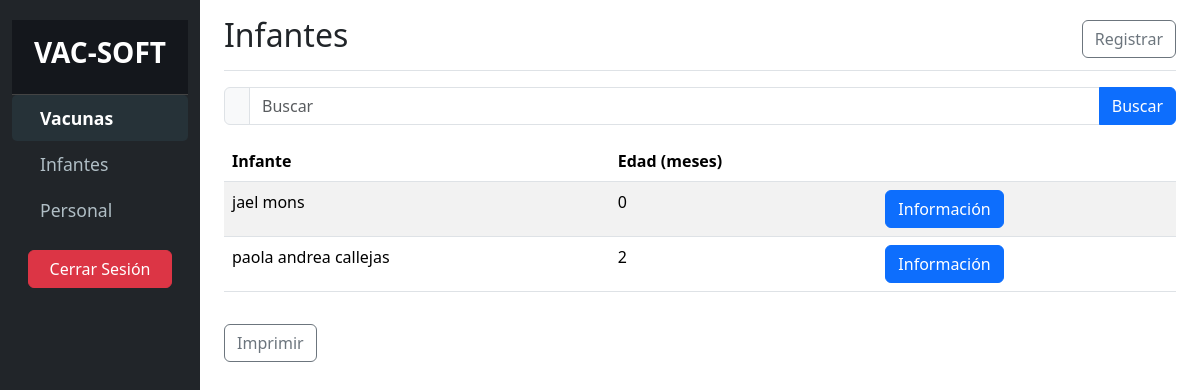
Screenshot of /infantes.php (signed in) with the database file from the repository.
### infantes.php (the view, shortened to what this page needs)
<?php
include_once 'conexion.php';
$searchTerm = isset($_GET['search']) ? $_GET['search'] : '';
$query = "SELECT id, nombre, apellido_paterno, fecha_nacimiento FROM niños";
$result = $conn->query($query);
function calcularEdadEnMeses($fechaNacimiento)
{
    $fechaActual = new DateTime();
    $fechaNac = new DateTime($fechaNacimiento);
    $diferencia = $fechaActual->diff($fechaNac);
    return ($diferencia->y * 12) + $diferencia->m;
}
?>
<!DOCTYPE html>
<html lang="es">
<head>
    <link rel="stylesheet" href="css/bootstrap.min.css">
    <link rel="stylesheet" href="css/styles.css">
</head>
<body>
    <div class="container-fluid">
        <div class="row">
            <nav id="sidebar" class="col-md-3 col-lg-2 d-md-block sidebar bg-dark d-flex flex-column">
                <div>
                    <div class="sidebar-header p-3 text-center">
                        <h3 class="text-white"><strong>VAC-SOFT</strong></h3>
                    </div>
                    <ul class="nav flex-column">
                        <li class="nav-item">
                            <a class="nav-link active" href="index.php">
                                <i class="bi bi-arrow-right-circle me-2"></i> Vacunas
                            </a>
                        </li>
                        <li class="nav-item">
                            <a class="nav-link" href="infantes.php">
                                <i class="bi bi-people me-2"></i> Infantes
                            </a>
                        </li>
                        <li class="nav-item">
                            <a class="nav-link" href="personal.php">
                                <i class="bi bi-person-badge me-2"></i> Personal
                            </a>
                        </li>
                    </ul>
                </div>
                <div class="mt-auto text-center p-3">
                    <a href="logout.php" class="btn btn-danger w-100">Cerrar Sesión</a>
                </div>
            </nav>
            <main class="col-md-9 ms-sm-auto col-lg-10 px-md-4">
                <div class="d-flex justify-content-between flex-wrap flex-md-nowrap align-items-center pt-3 pb-2 mb-3 border-bottom">
                    <h1 class="h2">Infantes</h1>
                    <button type="button" class="btn btn-outline-secondary" onclick="window.location.href='registro_infante.php'">Registrar</button>
                </div>
                <form class="input-group mb-3" method="GET" action="infantes.php">
                    <span class="input-group-text"><i class="bi bi-search"></i></span>
                    <input type="text" name="search" class="form-control" placeholder="Buscar" aria-label="Buscar" value="<?php echo htmlspecialchars($searchTerm); ?>">
                    <button class="btn btn-primary" type="submit">Buscar</button>
                </form>
                <div class="table-responsive">
                    <table class="table table-striped">
                        <thead>
                            <tr>
                                <th>Infante</th>
                                <th>Edad (meses)</th>
                                <th></th>
                            </tr>
                        </thead>
                        <tbody>
                            <?php while ($row = $result->fetch_assoc()) : ?>
                                <tr>
                                    <td><?php echo $row['nombre'] . ' ' . $row['apellido_paterno']; ?></td>
                                    <td><?php echo calcularEdadEnMeses($row['fecha_nacimiento']); ?></td>
                                    <td><a href="informacion_infante.php?id=<?php echo $row['id']; ?>" class="btn btn-primary">Información</a></td>
                                </tr>
                            <?php endwhile; ?>
                        </tbody>
                    </table>
                    <button type="button" class="btn btn-outline-secondary mt-3">Imprimir</button>
                </div>
            </main>
        </div>
    </div>
</body>
</html>

### css/styles.css (style rules this page uses)
#sidebar { background-color: #1c1f26; color: #ffffff; min-height: 100vh; padding-top: 20px; }
#sidebar .sidebar-header { font-size: 1.5rem; font-weight: bold; background-color: #14171c; padding: 20px; border-bottom: 1px solid #444; }
#sidebar .nav-link { color: #b0bec5; font-size: 1.1rem; padding: 10px 20px; display: flex; align-items: center; transition: all 0.3s ease; }
#sidebar .nav-link.active { background-color: #263238; color: #ffffff; font-weight: bold; border-radius: 5px; }

### rows the page displays
niños: nombre "jael", apellido_paterno "mons", fecha_nacimiento "0"
niños: nombre "paola andrea", apellido_paterno "callejas", fecha_nacimiento "2"
